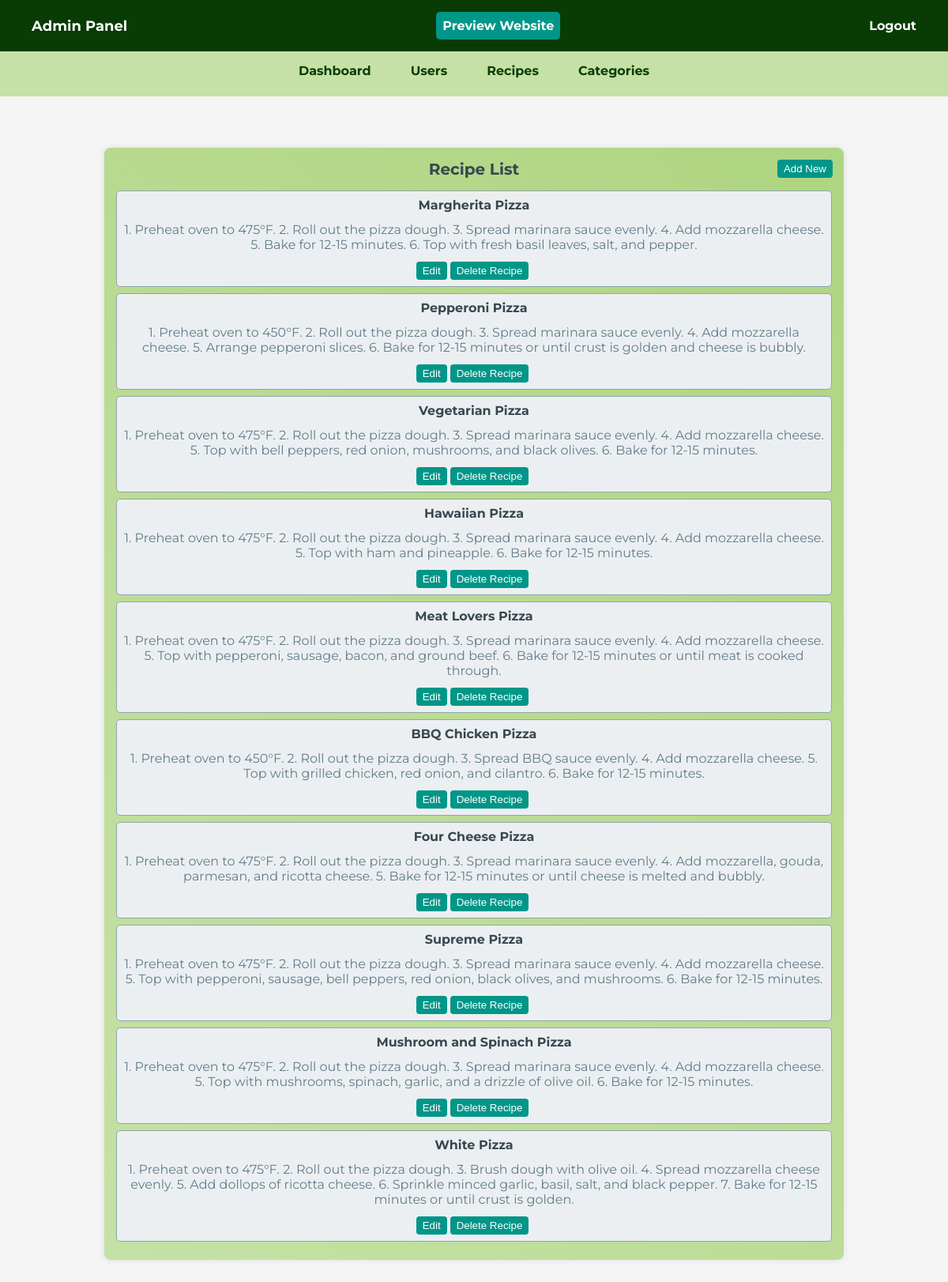
Screenshot of /admin/recipes.php (signed in) with the database file from the repository.
### tables this page shows
CREATE TABLE `pizzarecipes` (
  `recipe_id` int(11) NOT NULL,
  `title` varchar(255) DEFAULT NULL,
  `ingredients` text DEFAULT NULL,
  `instructions` text DEFAULT NULL,
  `image_url` varchar(255) DEFAULT NULL,
  `created_at` datetime DEFAULT NULL,
  `user_id` int(11) DEFAULT NULL,
  `category_id` int(11) DEFAULT NULL
);

### admin/recipes.php (the view, shortened to what this page needs)
<?php
$database = new Database();
$pdo = $database->getConnection();
$recipesList = $pdo->query('SELECT * FROM pizzarecipes');
$recipeCount = $recipesList->rowCount();
?>
<?php include('shared/sidebar.php');?>
<div class="content">
    <main>
    <div class="list-container">
        <h2 class="recipe-list-title">Recipe List</h2>
        <button class="add-new-recipe-btn edit-button"><a href="add_new_recipe.php">Add New</a></button>
        <?php if ($recipeCount > 0) { ?>
            <ul class="recipe-list">
                <?php while ($post = $recipesList->fetch(PDO::FETCH_ASSOC)) { ?>
                    <li class="recipe-item">
                        <span class="recipe-title"><?php echo $post['title'] ?></span>
                        <span class="recipe-description"><?php echo $post['instructions'] ?></span>
                        <div class="recipe-actions">
                            <button class="edit-button"><a href="edit_recipe.php?id=<?php echo $post['recipe_id']?>">Edit</a></button>
                            <form method="post" action="delete_recipe.php">
                                <input type="submit" class="delete-button" name="delete_recipe" value="Delete Recipe" onclick="return confirm('Delete this pizza recipe?');">
                            </form>
                        </div>
                    </li>
                <?php } ?>
            </ul>
        <?php } else { ?>
            <p>No recipes available</p>
        <?php } ?>
    </div>
    </main>
</div>
<?php include('shared/footer.php');?>

### admin/shared/sidebar.php (shortened to what this page needs)
<!DOCTYPE html>
<html lang="en">
<head>
    <link rel="stylesheet" href="css/admin-panel.css">
</head>
<body>
    <div class="admin-panel">
        <div class="sidebar">
            <h1>Admin Panel</h1>
            <h4 class="view-website-logo"><a href="../" target="_blank">Preview Website</a></h4>
        <a href="logout.php">Logout</a>
        </div>
        <div class="nav-bar">
        <ul>
                <li><a href="./">Dashboard</a></li>
                <li><a href="users.php">Users</a></li>
                <li><a href="recipes.php">Recipes</a></li>
                <li><a href="categories.php">Categories</a></li>
        </ul>
</div>

### admin/shared/footer.php
</div>
</body>
</html>

### admin/css/admin-panel.css (style rules this page uses)
* { margin: 0; padding: 0; box-sizing: border-box; }
body { font-family: 'Montserrat', Arial, sans-serif; }
main { display: flex; justify-content: center; align-items: flex-start; gap: 100px; margin: 0; padding: 50px 0; min-height: 75vh; }
.edit-button, .delete-button { background-color: #009688; color: #fff; border: none; padding: 4px 8px; border-radius: 4px; margin-right: 4px; cursor: pointer; transition: background 0.3s; }
.edit-button a, .delete-button a { color: #fff; text-decoration: none; }
.list-container { background: linear-gradient(45deg, #c5e1a5, #aed581); padding: 15px; border-radius: 8px; box-shadow: 0 0 8px rgba(0, 0, 0, 0.1); width: 80%; text-align: center; position: relative; }
.recipe-list-title { font-size: 20px; margin-bottom: 15px; color: #37474f; }
.recipe-list { list-style: none; padding: 0; }
.recipe-item { background-color: #eceff1; border: 1px solid #90a4ae; border-radius: 5px; padding: 8px; margin-bottom: 8px; display: flex; justify-content: space-between; align-items: center; flex-direction: column; row-gap: 12px; }
.recipe-title { font-weight: bold; color: #37474f; }
.recipe-description { color: #607d8b; }
.recipe-actions { display: flex; }
.admin-panel { display: flex; flex-direction: column; background: #f5f5f5; }
.sidebar { width: 100%; background: #083c04; color: #fff; padding: 15px 40px; display: flex; flex-direction: row; justify-content: space-between; align-items: center; gap: 100px; }
.sidebar h1 { font-size: 18px; }
.sidebar a { text-decoration: none; color: #fff; font-weight: bold; }
.nav-bar ul { list-style: none; display: flex; gap: 50px; }
.nav-bar li { margin-bottom: 8px; }
.nav-bar a { text-decoration: none; color: #083c04; font-weight: bold; }
.nav-bar { background: #c5e1a5; justify-content: center; display: flex; align-items: center; padding: 15px; }
.content { flex: 1; padding: 15px; }
h4.view-website-logo a { background: #009688; padding: 8px; border-radius: 5px; display: flex; align-items: center; justify-content: center; }
button.add-new-recipe-btn.edit-button, button.add-new-category-btn.edit-button { position: absolute; right: 10px; top: 15px; }
button.add-new-recipe-btn.edit-button a { color: #fff; text-decoration: none; }

### rows the page displays
pizzarecipes: title "Margherita Pizza", instructions "1. Preheat oven to 475°F. 2. Roll out the pizza dough. 3. Spread marinara sauce evenly. 4. Add mozzarella cheese. 5. Bake for 12-15 minutes. 6. Top with fresh basil leaves, salt, and pepper."
pizzarecipes: title "Pepperoni Pizza", instructions "1. Preheat oven to 450°F. 2. Roll out the pizza dough. 3. Spread marinara sauce evenly. 4. Add mozzarella cheese. 5. Arrange pepperoni slices. 6. Bake for 12-15 minutes or until crust is golden and cheese is bubbly."
pizzarecipes: title "Vegetarian Pizza", instructions "1. Preheat oven to 475°F. 2. Roll out the pizza dough. 3. Spread marinara sauce evenly. 4. Add mozzarella cheese. 5. Top with bell peppers, red onion, mushrooms, and black olives. 6. Bake for 12-15 minutes."
pizzarecipes: title "Hawaiian Pizza", instructions "1. Preheat oven to 475°F. 2. Roll out the pizza dough. 3. Spread marinara sauce evenly. 4. Add mozzarella cheese. 5. Top with ham and pineapple. 6. Bake for 12-15 minutes."
pizzarecipes: title "Meat Lovers Pizza", instructions "1. Preheat oven to 475°F. 2. Roll out the pizza dough. 3. Spread marinara sauce evenly. 4. Add mozzarella cheese. 5. Top with pepperoni, sausage, bacon, and ground beef. 6. Bake for 12-15 minutes or until meat is cooked through."
pizzarecipes: title "BBQ Chicken Pizza", instructions "1. Preheat oven to 450°F. 2. Roll out the pizza dough. 3. Spread BBQ sauce evenly. 4. Add mozzarella cheese. 5. Top with grilled chicken, red onion, and cilantro. 6. Bake for 12-15 minutes."
pizzarecipes: title "Four Cheese Pizza", instructions "1. Preheat oven to 475°F. 2. Roll out the pizza dough. 3. Spread marinara sauce evenly. 4. Add mozzarella, gouda, parmesan, and ricotta cheese. 5. Bake for 12-15 minutes or until cheese is melted and bubbly."
pizzarecipes: title "Supreme Pizza", instructions "1. Preheat oven to 475°F. 2. Roll out the pizza dough. 3. Spread marinara sauce evenly. 4. Add mozzarella cheese. 5. Top with pepperoni, sausage, bell peppers, red onion, black olives, and mushrooms. 6. Bake for 12-15 minutes."
pizzarecipes: title "Mushroom and Spinach Pizza", instructions "1. Preheat oven to 475°F. 2. Roll out the pizza dough. 3. Spread marinara sauce evenly. 4. Add mozzarella cheese. 5. Top with mushrooms, spinach, garlic, and a drizzle of olive oil. 6. Bake for 12-15 minutes."
pizzarecipes: title "White Pizza", instructions "1. Preheat oven to 475°F. 2. Roll out the pizza dough. 3. Brush dough with olive oil. 4. Spread mozzarella cheese evenly. 5. Add dollops of ricotta cheese. 6. Sprinkle minced garlic, basil, salt, and black pepper. 7. Bake for 12-15 minutes or until crust is golden."
